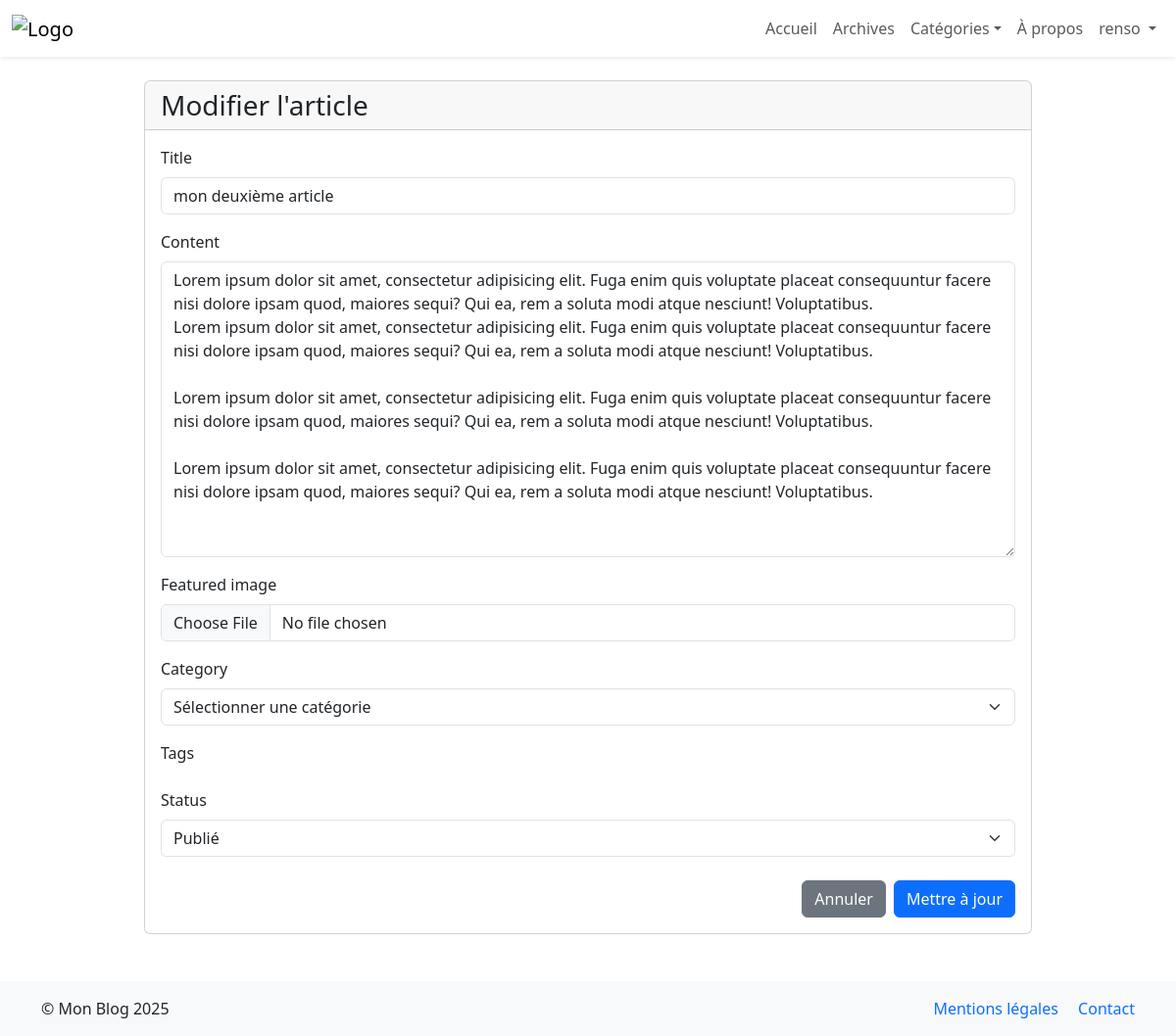
The page /article/mon-deuxieme-article/edit/ (signed in) on the database as committed earlier.
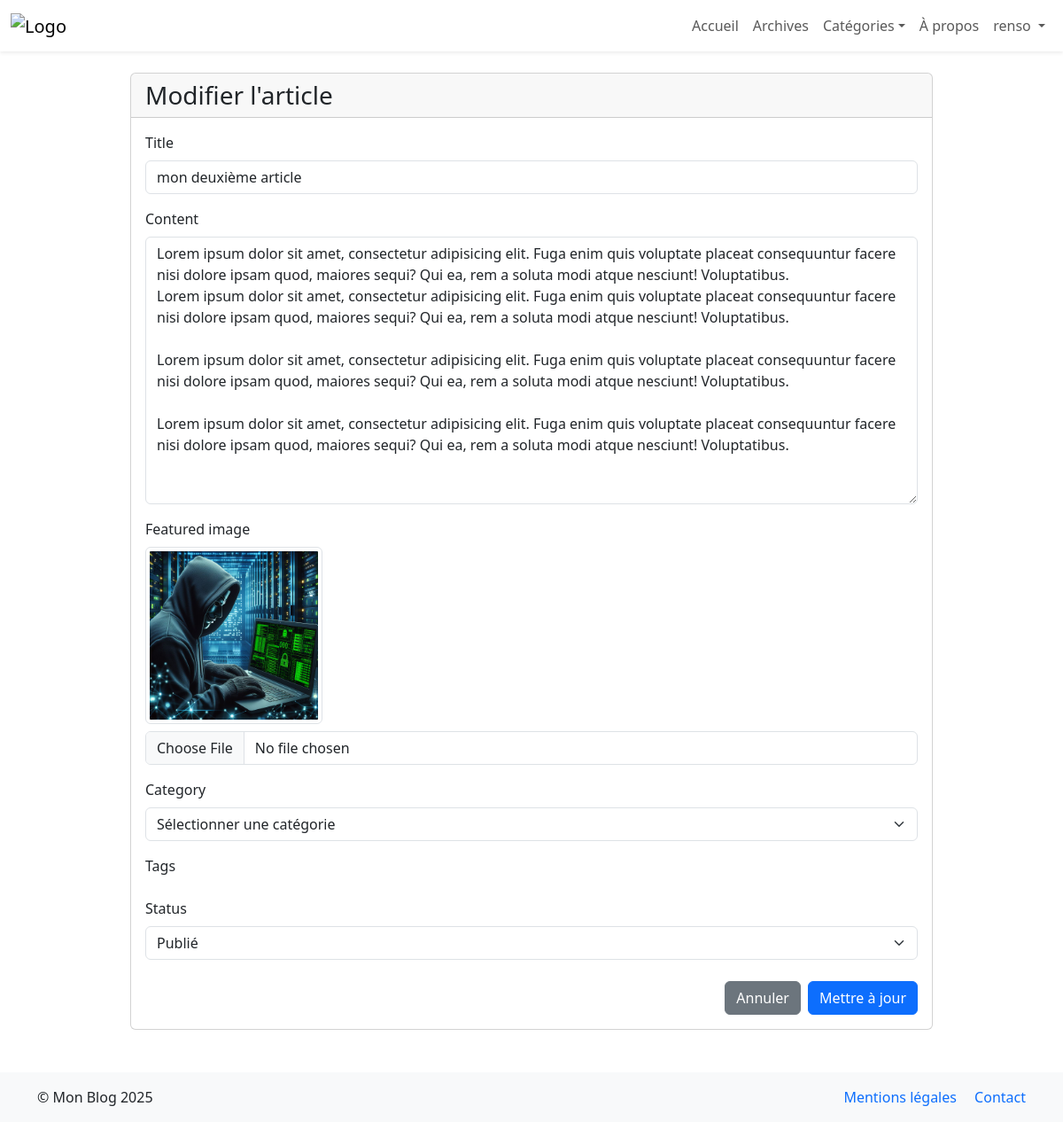
The same page on the database as committed later.
### blogpost/models.py (models this page shows, shortened)
class BlogPost(models.Model):
    STATUS_CHOICES = [
        (POST_STATUS['DRAFT'], 'Brouillon'),
        (POST_STATUS['PUBLISHED'], 'Publié'),
        (POST_STATUS['ARCHIVED'], 'Archivé'),
    ]
    title = models.CharField(max_length=200)
    slug = models.SlugField(max_length=200, unique=True)
    content = models.TextField()
    author = models.ForeignKey(CustomUser, on_delete=models.CASCADE, related_name='blog_posts')
    category = models.ForeignKey(Category, on_delete=models.SET_NULL , blank=True, null=True, related_name='blog_posts')
    tags = models.ManyToManyField('Tag', blank=True)
    status = models.CharField(max_length=10, choices=STATUS_CHOICES, default='draft')
    featured_image = models.ImageField(upload_to='blog_images/', blank=True, null=True)
    created_at = models.DateTimeField(auto_now_add=True)
    updated_at = models.DateTimeField(auto_now=True)
    views = models.PositiveIntegerField(default=0)
    class Meta:
        ordering = ['-created_at']
        indexes = [
            models.Index(fields=['-created_at', 'status']),
                   models.Index(fields=['slug'])
                   ]

### blogpost/views.py (the view, shortened to what this page needs)
# urls.py: path("article/<slug:slug>/edit/", views.BlogPostUpdateView.as_view(), name="blogpost_edit"),
class BlogPostUpdateView(LoginRequiredMixin, UserPassesTestMixin, SuccessMessageMixin, UpdateView):
    model = BlogPost
    form_class = BlogPostForm
    template_name = 'blogpost/blogpost_form.html'
    success_message = "L'article a été modifié avec succès !"
    def test_func(self):
        article = self.get_object()
        return self.request.user == article.author or self.request.user.is_staff

### blogpost/forms.py (shortened to what this page needs)
class BlogPostForm(forms.ModelForm):
    class Meta:
        model = BlogPost
        fields = ['title', 'content', 'category', 'tags', 'featured_image', 'status']
        widgets = {
            'title': forms.TextInput(attrs={'class': 'form-control'}),
            'content': forms.Textarea(attrs={'class': 'form-control', 'rows': 10}),
            'category': forms.Select(attrs={'class': 'form-control'}),
            'tags': forms.CheckboxSelectMultiple(),
            'status': forms.Select(attrs={'class': 'form-control'}),
        }

### blogpost/context_processors.py (called while the page is built)
def nav_categories(request):
    cache_key = 'nav_categories'
    cats = cache.get(cache_key)
    if cats is None:
        cats = list(Category.objects.all()[:8])
        cache.set(cache_key, cats, 3600)
    return {'nav_categories': cats}

### blogpost/templates/blogpost/blogpost_form.html (shortened to what the changed rows need)
{% extends 'base.html' %}
{% load static querystring %}
{% block content %}
<div class="container">
    <div class="row justify-content-center">
        <div class="col-lg-10">
            <div class="card">
                <div class="card-header">
                    <h1 class="h3 mb-0">
                        {% if form.instance.pk %}
                            Modifier l'article
                        {% else %}
                            Créer un nouvel article
                        {% endif %}
                    </h1>
                </div>
                <div class="card-body">
                    <form method="post" enctype="multipart/form-data" class="article-form">
                        <div class="mb-3">
                            <label for="{{ form.title.id_for_label }}" class="form-label">
                                {{ form.title.label }}
                            </label>
                            <input type="text"
                                   name="{{ form.title.name }}"
                                   id="{{ form.title.id_for_label }}"
                                   class="form-control {% if form.title.errors %}is-invalid{% endif %}"
                                   value="{{ form.title.value|default:'' }}"
                                   required>
                        </div>
                        <div class="mb-3">
                            <label for="{{ form.content.id_for_label }}" class="form-label">
                                {{ form.content.label }}
                            </label>
                            <textarea name="{{ form.content.name }}"
                                      id="{{ form.content.id_for_label }}"
                                      class="form-control {% if form.content.errors %}is-invalid{% endif %}"
                                      rows="12"
                                      required>{{ form.content.value|default:'' }}</textarea>
                        </div>
                        <div class="mb-3">
                            {% if form.instance.featured_image %}
                                <div class="mb-2">
                                    <img src="{{ form.instance.featured_image.url }}"
                                         alt="Image actuelle"
                                         class="img-thumbnail"
                                         style="max-height: 200px">
                                </div>
                            {% endif %}
                        </div>
                        <div class="mb-4">
                            <label for="{{ form.status.id_for_label }}" class="form-label">
                                {{ form.status.label }}
                            </label>
                            <select name="{{ form.status.name }}"
                                    id="{{ form.status.id_for_label }}"
                                    class="form-select {% if form.status.errors %}is-invalid{% endif %}">
                                {% for value, label in form.status.field.choices %}
                                    <option value="{{ value }}"
                                            {% if value == form.status.value %}selected{% endif %}>
                                        {{ label }}
                                    </option>
                                {% endfor %}
                            </select>
                        </div>
                    </form>
                </div>
            </div>
        </div>
    </div>
</div>
{% endblock content %}

Rows that differ between the two databases and show on the page:
changed BlogPost "mon deuxième article": instance.featured_image: picture added
